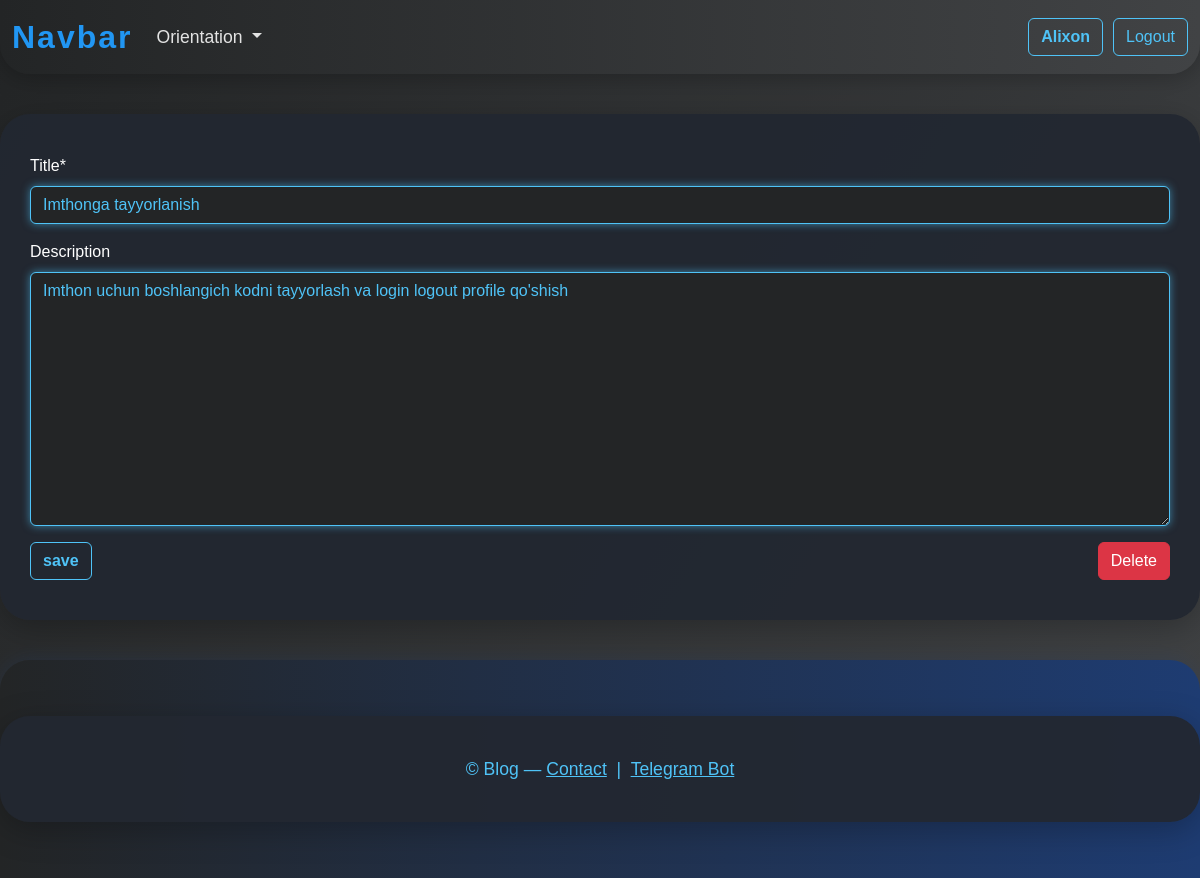
The app's page /9/edit/ (signed in) with its own data.
### todo/models.py (models this page shows, shortened)
class CustomUser(AbstractUser):
    username = models.CharField(max_length=50, unique=True)
    email = models.EmailField(unique=True)
    def has_group(self, group_name):
        return self.groups.filter(name=group_name).exists()

class Task(models.Model):
    user = models.ForeignKey(CustomUser, on_delete=models.CASCADE)
    title = models.CharField(max_length=255)
    description = models.TextField(null=True, blank=True)
    is_completed = models.BooleanField(default=False)
    created_at = models.DateTimeField(auto_now_add=True)
    updated_at = models.DateTimeField(auto_now=True)

### todo/views.py (the view, shortened to what this page needs)
# urls.py: path('<int:task_id>/edit/', views.edit, name='edit'),
@login_required
def edit(request, task_id):
    if request.user.has_group('Admin'):
        task_object = Task.objects.get(id=task_id)
    else:
        task_object = Task.objects.get(id=task_id, user=request.user)
    form = TaskForm(instance=task_object)
    return render(request, 'todo/edit.html', context={'form': form, 'task': task_object})

### todo/forms.py
class TaskForm(forms.ModelForm):
    class Meta:
        model = Task
        fields = ['title', 'description']

### templates/todo/edit.html (shortened to what this page needs)
{% extends 'todo/base.html' %}
{% load crispy_forms_tags %}
{% block content %}
    <form method="POST" action="{% url 'edit' task.id %}">
        {{ form|crispy }}
        <button type="submit" class="btn btn-outline-success">save</button>
        <button type="button" class="btn btn-danger float-end" data-bs-toggle="modal" data-bs-target="#deleteModal">Delete</button>
    </form>
{% endblock %}

### templates/todo/base.html (shortened to what this page needs)
{% load static %}
<!doctype html>
<html lang="en" class="h-100">
<head>
    <link href="https://cdn.jsdelivr.net/npm/bootstrap@5.3.6/dist/css/bootstrap.min.css" rel="stylesheet"
>
    <link rel="stylesheet" href="{% static 'main.css' %}">
</head>
<body class="d-flex flex-column h-100">
<header>
    <nav class="navbar navbar-expand-lg bg-body-tertiary main__navbar">
    <div class="container-fluid">
        <a class="navbar-brand" href="#">Navbar</a>
        <div class="collapse navbar-collapse" id="navbarSupportedContent">
            <ul class="navbar-nav me-auto mb-2 mb-lg-0">
                <li class="nav-item dropdown">
                    <a class="nav-link dropdown-toggle" href="#" role="button" data-bs-toggle="dropdown"
                       aria-expanded="false">
                        Orientation
                    </a>
                </li>
            </ul>
            {% if user.is_authenticated %}
                <a style="margin-left: 10px;" type='button' href="{%url 'profile'%}" class="btn btn-outline-secondary"><strong>{{ user.username }}</strong></a>
                <a style="margin-left: 10px;" type='button' href="{% url 'logout' %}" class="btn btn-outline-secondary">Logout</a>
            {% else %}
                <a style="margin-left: 10px;" type='button' href="{% url 'login' %}" class="btn btn-outline-secondary">Log in</a>
                <a style="margin-left: 10px;" type='button' href="{% url 'register' %}" class="btn btn-outline-secondary">Register</a>
            {% endif %}
        </div>
    </div>
</nav>
</header>
<div class="container">
    {% block content %}
    {% endblock %}
</div>
<footer class="footer mt-auto py-3">
    <div class="container text-center">
        <span class="text-muted" style="color: #4fc3f7 !important;">
            &copy; {{ year }} Blog &mdash;
            <a href="mailto:djamalxanovalixon8@gmail.com"
               style="color: #4fc3f7; text-decoration: underline;">Contact</a>
            &nbsp;|&nbsp;
            <a href="https://t.me/Flickhelper_bot" target="_blank" style="color: #4fc3f7; text-decoration: underline;">
                Telegram Bot
            </a>
        </span>
    </div>
</footer>
</body>
</html>

### static/main.css (style rules this page uses)
body { color: #fff; }
body { font-family: Arial, sans-serif; }
html, body { height: 100%; margin: 0; }
body { background: linear-gradient(120deg, #232526 0%, #414345 100%); min-height: 100vh; background-attachment: fixed; }
nav.main__navbar { background: linear-gradient(90deg, #232526 0%, #414345 100%) !important; box-shadow: 0 4px 24px rgba(0,0,0,0.25); border-radius: 0 0 30px 30px; animation: navFadeIn 1s; }
.navbar-brand { font-weight: bold; font-size: 2rem; color: #2196f3 !important; letter-spacing: 2px; }
.nav-link, .dropdown-item { color: #e3e3e3 !important; font-size: 1.1rem; transition: color 0.2s, background 0.2s; }
.container { background: rgba(34, 40, 49, 0.95); border-radius: 30px; box-shadow: 0 8px 32px rgba(0,0,0,0.25); padding: 40px 30px; margin-top: 40px; margin-bottom: 40px; }
.btn-outline-success { border-color: #2196f3; color: #2196f3; font-weight: bold; transition: background 0.2s, color 0.2s; }
.btn-outline-secondary, .btn-outline-secondary:focus, .btn-outline-secondary:active { border-color: #4fc3f7 !important; color: #4fc3f7 !important; background: transparent !important; transition: background 0.2s, color 0.2s, box-shadow 0.2s; }
.form-control, .form-control:focus, .form-control.is-valid, .form-control:focus.is-valid { border-color: #4fc3f7 !important; box-shadow: 0 0 8px #4fc3f799 !important; background: #232526; color: #4fc3f7; transition: box-shadow 0.2s, border-color 0.2s, background 0.2s, color 0.2s; }
.form-control::placeholder { color: #b0bec5; opacity: 1; }
.btn-outline-success, .btn-search { border-color: #4fc3f7; color: #4fc3f7; font-weight: bold; transition: background 0.2s, color 0.2s, box-shadow 0.2s; }
.footer { background: linear-gradient(90deg, #232526 0%, #1e3c72 100%); color: #4fc3f7; padding: 24px 0 12px 0; border-radius: 30px 30px 0 0; box-shadow: 0 -2px 16px #1e3c7233; margin-top: 40px; font-size: 1.1rem; }
.footer a { color: #4fc3f7; transition: color 0.2s; }
html { scroll-behavior: smooth; }
.container { max-width: 1200px; width: 100%; box-sizing: border-box; }

### records on screen
CustomUser: username "Alixon"
Task: title "Imthonga tayyorlanish", description "Imthon uchun boshlangich kodni tayyorlash va login logout profile qo'shish"
